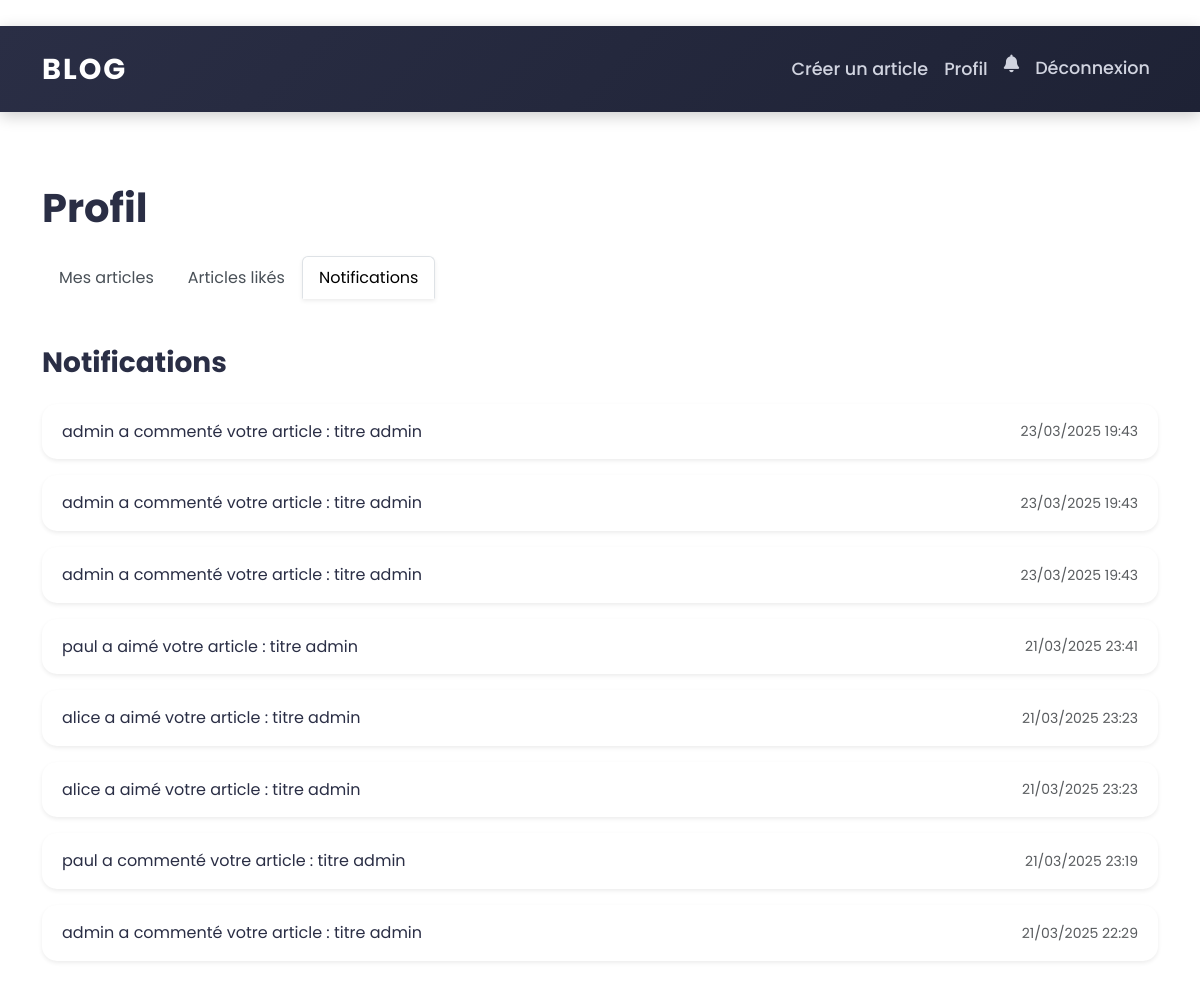
Before: /profile/?tab=notifications (signed in) with the older database file.
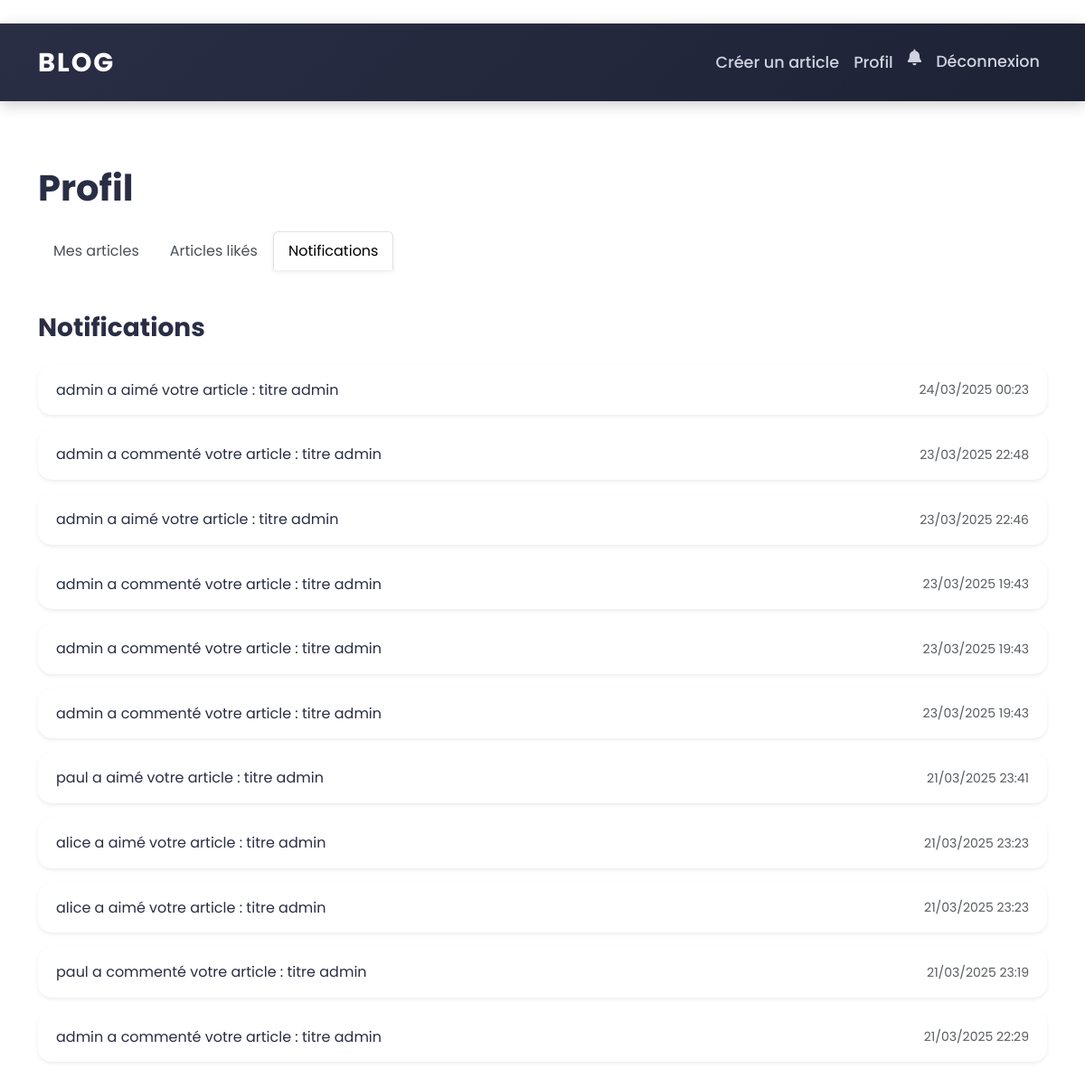
After: the same page with the newer database file.
### blog/models.py (models this page shows, shortened)
class Notification(models.Model):
    user = models.ForeignKey(User, on_delete=models.CASCADE)
    message = models.CharField(max_length=255)
    created_at = models.DateTimeField(auto_now_add=True)
    is_read = models.BooleanField(default=False)
    is_displayed = models.BooleanField(default=False)

### blog/views.py (the view)
# urls.py: path('profile/', views.user_profile, name='profile'),
@login_required
def user_profile(request):
    tab = request.GET.get('tab', 'articles')
    notifications = Notification.objects.filter(user=request.user).order_by('-created_at')
    if tab == 'likes':
        articles = request.user.liked_articles.all()
    elif tab == 'notifications':
        articles = []  # Pas d'articles dans cet onglet
    else:
        articles = Article.objects.filter(author=request.user)
    favorites = Favorite.objects.filter(user=request.user).select_related('article')
    unread_notifications = notifications.filter(is_read=False).count()
    return render(request, 'blog/profile.html', {
        'articles': articles,
        'favorites': favorites,
        'notifications': notifications,
        'tab': tab,
        'unread_notifications': unread_notifications,
    })

### blog/templates/blog/profile.html (shortened to what this page needs)
﻿{% extends 'blog/base.html' %}
{% block content %}
    <div class="container py-5">
        <h1 class="mb-4 fw-bold">Profil</h1>
        <ul class="nav nav-tabs mb-5 border-bottom-0">
            <li class="nav-item">
                <a class="nav-link {% if tab == 'articles' %}active bg-white shadow-sm{% endif %} rounded-top"
                   href="?tab=articles">Mes articles</a>
            </li>
            <li class="nav-item">
                <a class="nav-link {% if tab == 'likes' %}active bg-white shadow-sm{% endif %} rounded-top"
                   href="?tab=likes">Articles likés</a>
            </li>
            <li class="nav-item">
                <a class="nav-link {% if tab == 'notifications' %}active bg-white shadow-sm{% endif %} rounded-top"
                   href="?tab=notifications">Notifications</a>
            </li>
        </ul>
        {% if tab == 'notifications' %}
            <h3 class="mb-4 fw-bold">Notifications</h3>
            <div class="notifications-list">
                {% for notification in notifications %}
                    <div class="alert {% if notification.is_read %}alert-secondary{% else %}alert-info{% endif %} shadow-sm mb-3 transition-all"
                         role="alert">
                        <div class="d-flex justify-content-between align-items-center">
                            <span>{{ notification.message }}</span>
                            <small class="text-muted">{{ notification.created_at|date:"d/m/Y H:i" }}</small>
                        </div>
                    </div>
                {% empty %}
                    <p class="text-muted text-center py-4">Aucune notification à afficher.</p>
                {% endfor %}
            </div>
        {% endif %}
    </div>
{% endblock %}

Changed rows visible on the page:
added Notification: message "admin a aimé votre article : titre admin", created_at "24/03/2025 00:23"
added Notification: message "admin a commenté votre article : titre admin", created_at "23/03/2025 22:48"
added Notification: message "admin a aimé votre article : titre admin", created_at "23/03/2025 22:46"
